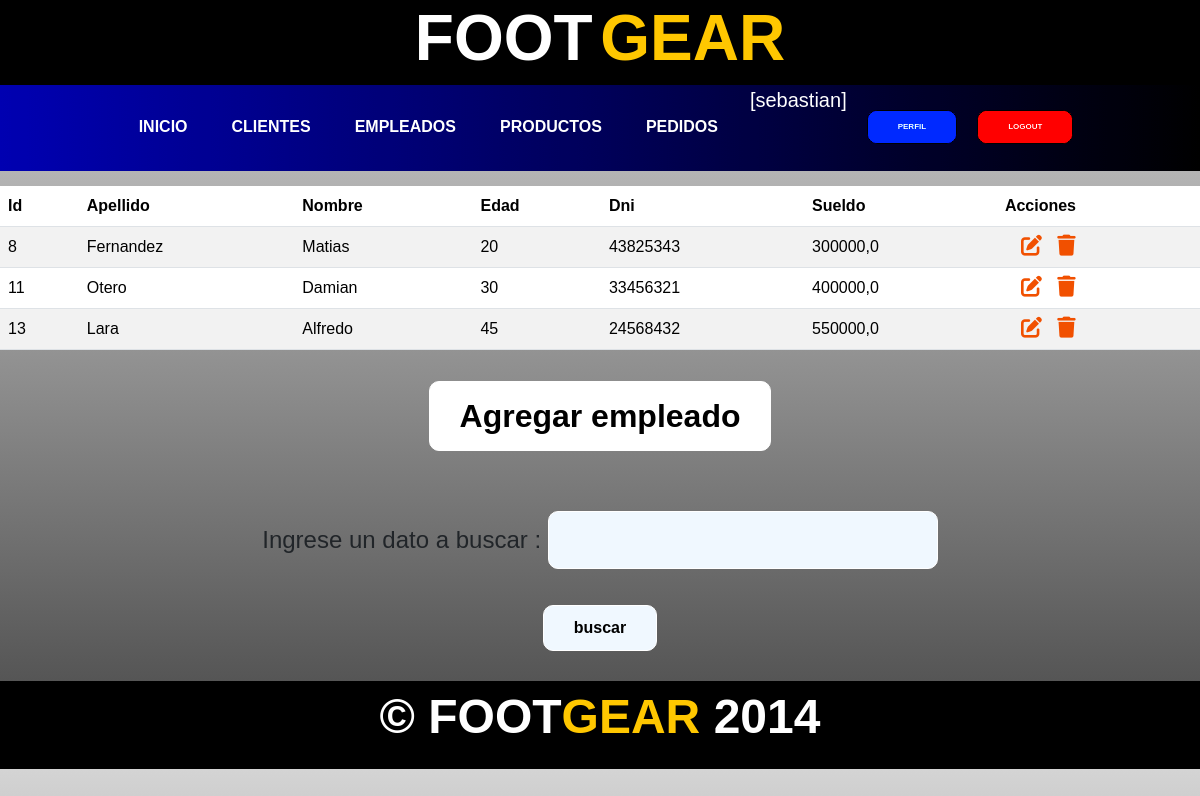
Before: /empleados/ (signed in) with the older database file.
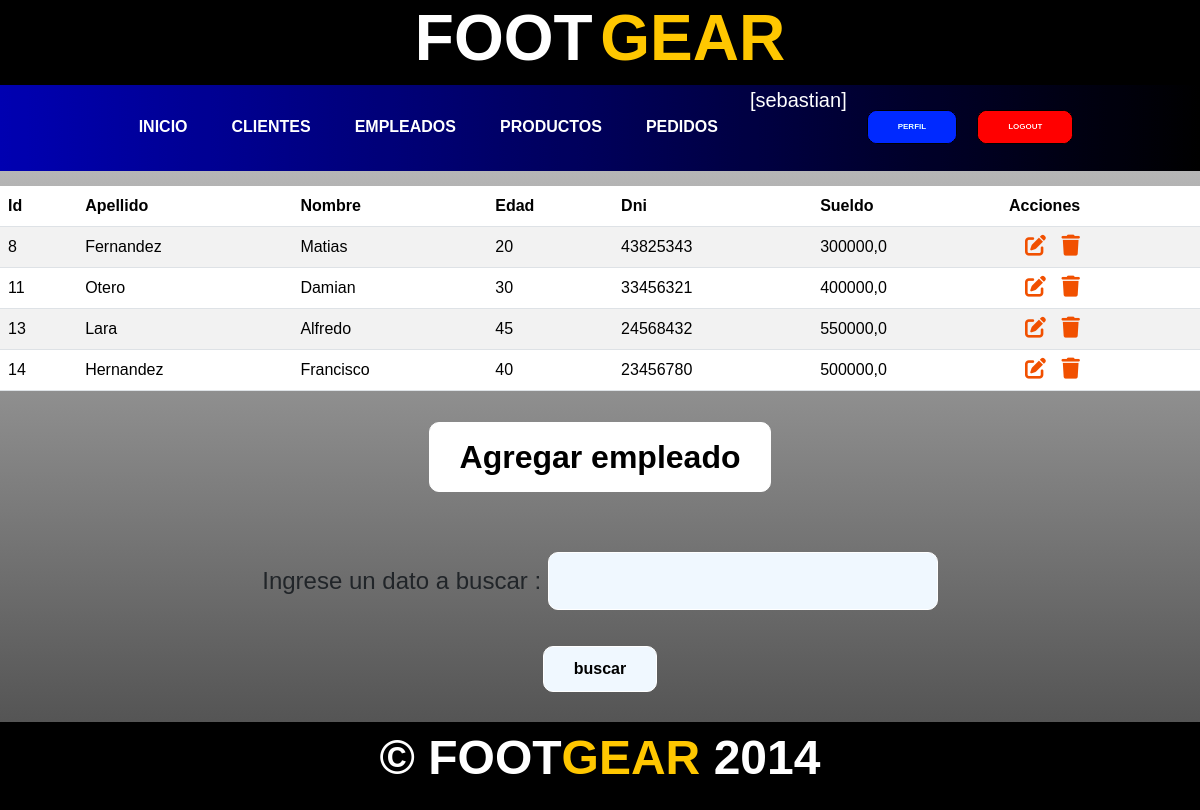
After: the same page with the newer database file.
### aplicacion/models.py (models this page shows, shortened)
class Empleado(models.Model):
    nombre = models.CharField(max_length=50)
    apellido = models.CharField(max_length=50)
    edad = models.IntegerField()
    dni = models.IntegerField(unique=True)
    sueldo = models.FloatField()

### aplicacion/views.py (the view)
# urls.py: path('empleados/', empleados,name="empleados"),
@login_required
def empleados(request):
    formulario_empleado = EmpleadoForm()
    contexto = {
        'empleados': Empleado.objects.all(),
        'form': formulario_empleado
    }
    return render(request,"aplicacion/empleados.html",contexto)

### aplicacion/forms.py
class EmpleadoForm(forms.Form):
    nombre = forms.CharField(max_length=50,required=True)
    dni = forms.IntegerField(required=True)
    apellido = forms.CharField(max_length=50,required=True)
    edad = forms.IntegerField(required=True)
    sueldo = forms.FloatField(required=True)

### aplicacion/templates/aplicacion/empleados.html (shortened to what this page needs)
{% extends 'aplicacion/index.html' %}
{% block tabla_empleados %}
<div class="button_container">
    <table class="table table-striped table--empleados">
        <thead>
            <tr>
                <th>Id</th>
                <th>Apellido</th>
                <th>Nombre</th>
                <th>Edad</th>
                <th>Dni</th>
                <th>Sueldo</th>
                <th>Acciones</th>
            </tr>
        </thead>
        <tbody>
        {% for e in empleados %}
            <tr>
                <td>{{ e.id }}</td>
                <td>{{ e.apellido }}</td>
                <td>{{ e.nombre }}</td>
                <td>{{ e.edad }}</td>
                <td>{{ e.dni }}</td>
                <td>{{ e.sueldo}}</td>
                <td>
                    <a
                    href="{% url 'empleado_update' e.id %}"
                    class="btn editar_tablas"
                    style="--bs-btn-padding-y: .25rem;"
                    >
                    </a>
                    <a
                    href="{% url 'empleado_delete' e.id %}"
                    class="btn borrar_tablas"
                    style="--bs-btn-padding-y: .25rem;"
                    >
                    </a>
                </td>
            </tr>
        {% endfor %}
        </tbody>
    </table>
</div>
{% endblock tabla_empleados %}
{% block formulario %}
<div class="button_container">
    <button  id="mostrarFormulario_empleados">Agregar empleado</button>
</div>
{% endblock formulario %}
{% block busqueda %}
<form action="{% url 'encontrar_empleados' %}" method="get">
    <div class="tabla_formularios">
        <p class="texto_buscar">Ingrese un dato a buscar : <input type="text" name= "buscar" id= "buscar"></p>
    </div>
    <div class="form">
        <input type="submit" value="buscar">
    </div>
</form>
{% endblock busqueda %}

Changed rows visible on the page:
added Empleado: id "14", apellido "Hernandez", nombre "Francisco", edad "40", dni "23456780", sueldo "500000,0"
